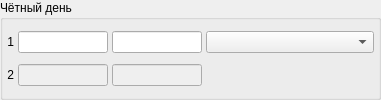
    <widget class="QGroupBox" name="grbOddEvenPlan">
     <property name="title">
      <string>Чётный день</string>
     </property>
     <layout class="QGridLayout" name="gridLayout_2">
      <property name="margin">
       <number>4</number>
      </property>
      <property name="spacing">
       <number>4</number>
      </property>
      <item row="0" column="0">
       <widget class="QLabel" name="label_3">
        <property name="text">
         <string>1</string>
        </property>
        <property name="alignment">
         <set>Qt::AlignRight|Qt::AlignTrailing|Qt::AlignVCenter</set>
        </property>
       </widget>
      </item>
      <item row="0" column="1">
       <widget class="CTimeRangeEdit" name="edtAmbTimeRange2">
        <property name="sizePolicy">
         <sizepolicy hsizetype="Minimum" vsizetype="Fixed">
          <horstretch>0</horstretch>
          <verstretch>0</verstretch>
         </sizepolicy>
        </property>
        <property name="maximumSize">
         <size>
          <width>90</width>
          <height>16777215</height>
         </size>
        </property>
        <property name="maxLength">
         <number>13</number>
        </property>
       </widget>
      </item>
      <item row="0" column="2">
       <widget class="CTimeRangeEdit" name="edtHomeTimeRange2">
        <property name="sizePolicy">
         <sizepolicy hsizetype="Minimum" vsizetype="Fixed">
          <horstretch>0</horstretch>
          <verstretch>0</verstretch>
         </sizepolicy>
        </property>
        <property name="maximumSize">
         <size>
          <width>90</width>
          <height>16777215</height>
         </size>
        </property>
        <property name="maxLength">
         <number>13</number>
        </property>
       </widget>
      </item>
      <item row="0" column="3">
       <widget class="CRBComboBox" name="cmbReasonOfAbsence2">
        <property name="sizePolicy">
         <sizepolicy hsizetype="Expanding" vsizetype="Fixed">
          <horstretch>0</horstretch>
          <verstretch>0</verstretch>
         </sizepolicy>
        </property>
       </widget>
      </item>
      <item row="1" column="0">
       <widget class="QLabel" name="label_4">
        <property name="text">
         <string>2</string>
        </property>
        <property name="alignment">
         <set>Qt::AlignRight|Qt::AlignTrailing|Qt::AlignVCenter</set>
        </property>
       </widget>
      </item>
      <item row="1" column="1">
       <widget class="CTimeRangeEdit" name="edtAmbTimeRange22">
        <property name="enabled">
         <bool>false</bool>
        </property>
        <property name="sizePolicy">
         <sizepolicy hsizetype="Minimum" vsizetype="Fixed">
          <horstretch>0</horstretch>
          <verstretch>0</verstretch>
         </sizepolicy>
        </property>
        <property name="maximumSize">
         <size>
          <width>90</width>
          <height>16777215</height>
         </size>
        </property>
        <property name="maxLength">
         <number>13</number>
        </property>
       </widget>
      </item>
      <item row="1" column="2">
       <widget class="CTimeRangeEdit" name="edtHomeTimeRange22">
        <property name="enabled">
         <bool>false</bool>
        </property>
        <property name="sizePolicy">
         <sizepolicy hsizetype="Minimum" vsizetype="Fixed">
          <horstretch>0</horstretch>
          <verstretch>0</verstretch>
         </sizepolicy>
        </property>
        <property name="maximumSize">
         <size>
          <width>90</width>
          <height>16777215</height>
         </size>
        </property>
        <property name="maxLength">
         <number>13</number>
        </property>
       </widget>
      </item>
      <item row="1" column="3">
       <spacer name="horizontalSpacer_3">
        <property name="orientation">
         <enum>Qt::Horizontal</enum>
        </property>
        <property name="sizeHint" stdset="0">
         <size>
          <width>168</width>
          <height>20</height>
         </size>
        </property>
       </spacer>
      </item>
     </layout>
    </widget>
